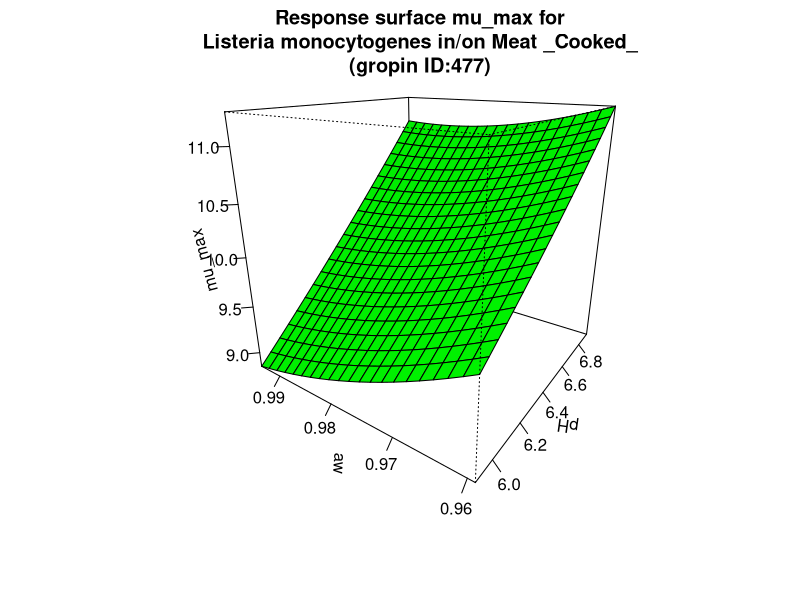

Here is the R script that generated this plot:
#############################
# start of Parameter script
#############################
pH <- seq(5.89410589410589,6.9069,length.out=21)
aw <- seq(0.959040959040959,0.993993,length.out=21)
#############################
# end of Parameter script
#############################
############################# 
# start of Model script Gropin ID 477 
#############################
 
# constant coefficients for this model
 
variables <- data.frame(pH,aw)
argumentsPar <- expand.grid(variables)
 
# heart of the model
response_surface <- function(pH,aw) {
   mumax <-498.85+(-18.201)*pH+(-876.72)*aw+17.984*pH*aw+0.19199*(pH^2)+381.26*(aw^2)

return(mumax=mumax)
} 

# output parameters
mumax <- cbind(argumentsPar,response_surface(argumentsPar['pH'],argumentsPar['aw']))
colnames(mumax) <- c(colnames(argumentsPar),'mumax')
#############################
# End of Model script
#############################
############################# 
# start of Visualisation script Gropin ID 477 
#############################
persp(pH,aw,matrix(unlist(mumax$mumax),nrow=21),col = 'green',xlab='pH',ylab='aw',zlab='mu_max',main='Response surface mu_max for
Listeria monocytogenes in/on Meat _Cooked_
(gropin ID:477)',theta=305,phi=20,shade=0.25,ticktype = 'detailed')
#############################
# End of Visualisation script
#############################
